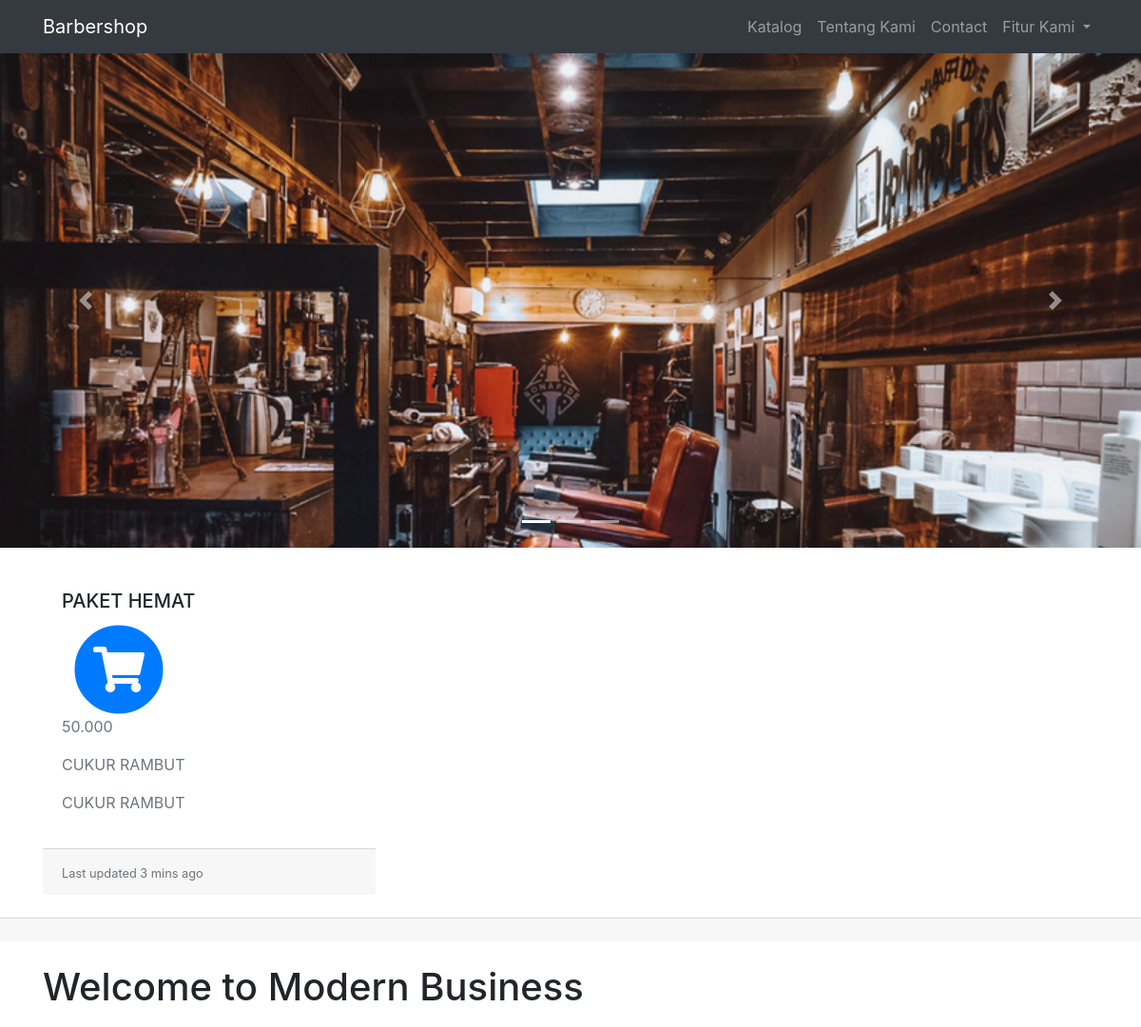
Page /tugas_barber/index.php/customer/dashboard_customer (upper part) on the earlier database version.
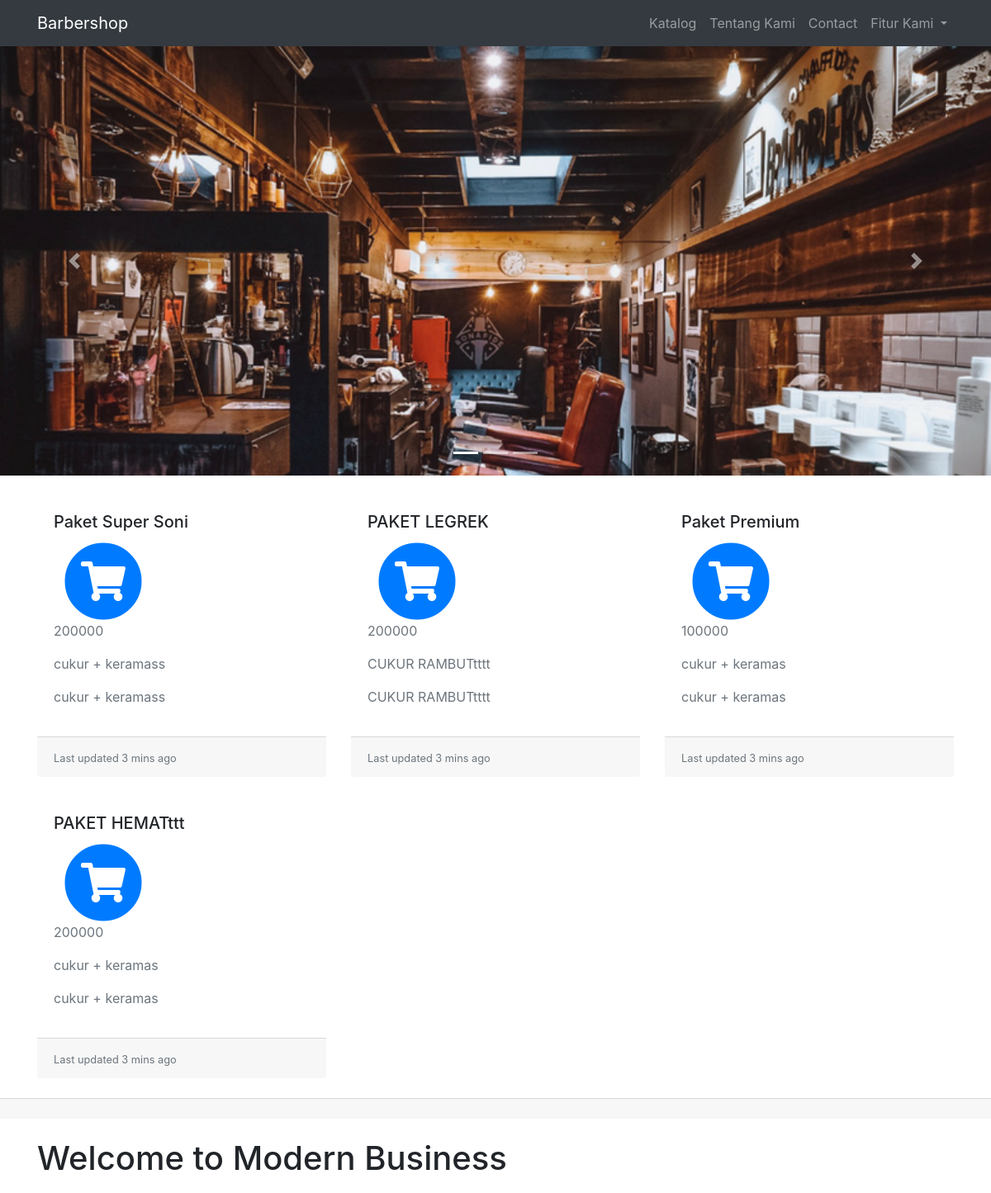
Same page on the later database version.
### tables this page shows
CREATE TABLE `paket_cukur` (
  `id_paket` int(11) NOT NULL,
  `nama_paket` varchar(120) NOT NULL,
  `detail_paket` varchar(120) NOT NULL,
  `harga` varchar(50) NOT NULL,
  `status` varchar(50) NOT NULL
);

### tugas_barber/application/controllers/customer/dashboard_customer.php (called while the page is built)
<?php
class Dashboard_customer extends CI_Controller{
    public function index()
    {
        $data['paket'] = $this->paket_model->get_data('paket_cukur')->result();
        $this->load->view('template_customer/header');
        $this->load->view('customer/dashboard_customer',$data);
        $this->load->view('template_customer/footer');
    }
}
?>

### tugas_barber/index.php (called while the page is built, shortened)
<?php
require_once BASEPATH.'core/CodeIgniter.php';

### tugas_barber/application/models/paket_model.php (called while the page is built, shortened)
<?php
class Paket_model extends CI_model
{
    public function get_data($table)
    {
        return $this->db->get($table);
    }
}
?>

### tugas_barber/application/views/customer/dashboard_customer.php (the view, shortened to what this page needs)
<body>
  <nav class="navbar fixed-top navbar-expand-lg navbar-dark bg-dark fixed-top">
    <div class="container">
      <a class="navbar-brand" href="index.html">Barbershop</a>
      <div class="collapse navbar-collapse" id="navbarResponsive">
        <ul class="navbar-nav ml-auto">
          <li class="nav-item">
            <a class="nav-link" href="#">Katalog</a>
          </li>
          <li class="nav-item">
            <a class="nav-link" href="#">Tentang Kami</a>
          </li>
          <li class="nav-item">
            <a class="nav-link" href="#">Contact</a>
          </li>
          <li class="nav-item dropdown">
            <a class="nav-link dropdown-toggle" href="#" id="navbarDropdownPortfolio" data-toggle="dropdown" aria-haspopup="true" aria-expanded="false">
              Fitur Kami
            </a>
          </li>
        </ul>
      </div>
    </div>
  </nav>
  <header>
  <div id="carouselExampleIndicators" class="carousel slide" data-ride="carousel">
      <ol class="carousel-indicators">
        <li data-target="#carouselExampleIndicators" data-slide-to="0" class="active"></li>
        <li data-target="#carouselExampleIndicators" data-slide-to="1"></li>
        <li data-target="#carouselExampleIndicators" data-slide-to="2"></li>
      </ol>
      <div class="carousel-inner" >
        <div class="carousel-item active">
        <img src =<?php echo base_url('assets/img/slider1.png')?> class="d-block w-100" alt="image">
        </div>
      </div>
      <a class="carousel-control-prev" href="#carouselExampleIndicators" role="button" data-slide="prev">
        <span class="carousel-control-prev-icon" aria-hidden="true"></span>
      </a>
      <a class="carousel-control-next" href="#carouselExampleIndicators" role="button" data-slide="next">
        <span class="carousel-control-next-icon" aria-hidden="true"></span>
      </a>
    </div>
  </header>
<div class="container">
<div class="row mt-4">
<?php foreach($paket as $pk) : ?>
  <div class="col-lg-4 col-md-6 mb-4 mt-120px">
  <div class="card-h100 ">
   <div class="card-body" >
      <h5 class="card-title"><?php echo $pk->nama_paket ?></h5>
      <span class="fa-stack fa-3x">
      <i class="fas fa-circle fa-stack-2x text-primary"></i>
      <i class="fas fa-shopping-cart fa-stack-1x fa-inverse"></i>
    </span>
      <p class="text-muted"><?php echo $pk->harga ?></p>
      <p class="text-muted"><?php echo $pk->detail_paket ?></p>
      <p class="text-muted"><?php echo $pk->detail_paket ?></p>
    </div>
    <div class="card-footer">
      <small class="text-muted">Last updated 3 mins ago</small>
    </div>
  </div>
</div>
<?php endforeach; ?>
</div>
</div>
<div class="card-footer">
</div>
  <div class="container">
    <h1 class="my-4">Welcome to Modern Business</h1>
  </div>

Differences in the rows shown:
removed paket_cukur: nama_paket "PAKET HEMAT", harga "50.000", detail_paket "CUKUR RAMBUT"
added paket_cukur: nama_paket "Paket Super Soni", harga "200000", detail_paket "cukur + keramass"
added paket_cukur: nama_paket "PAKET LEGREK", harga "200000", detail_paket "CUKUR RAMBUTtttt"
added paket_cukur: nama_paket "Paket Premium", harga "100000", detail_paket "cukur + keramas"
added paket_cukur: nama_paket "PAKET HEMATttt", harga "200000", detail_paket "cukur + keramas"
